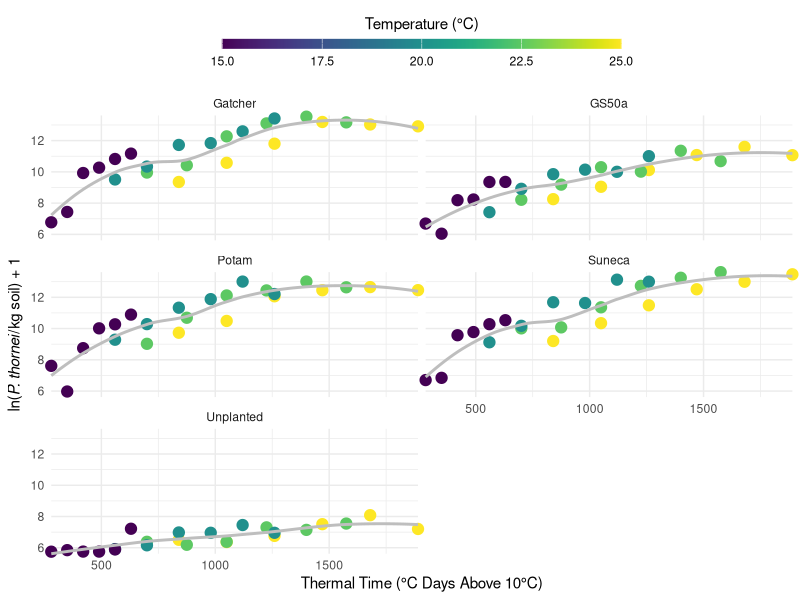
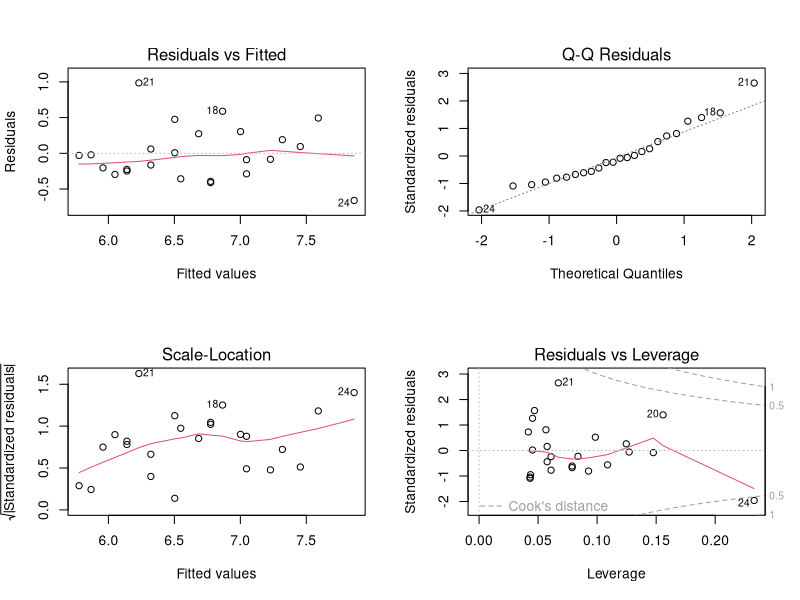
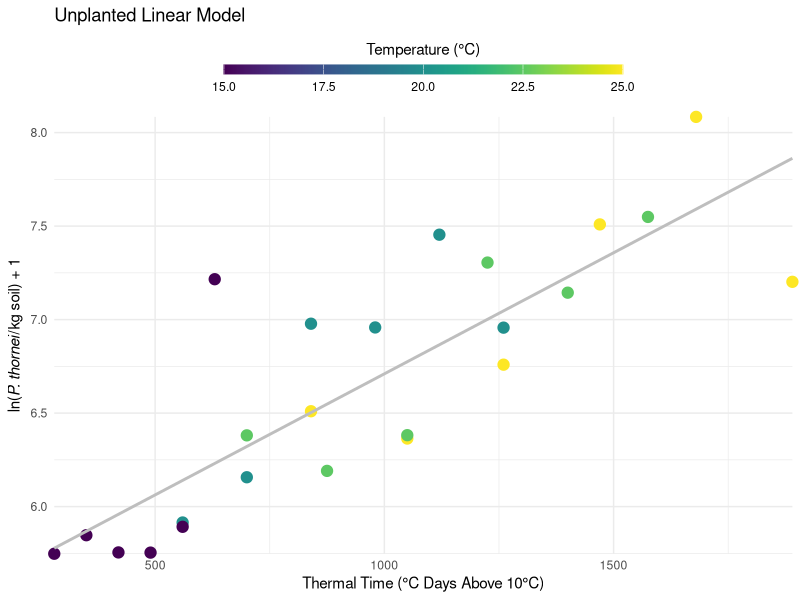
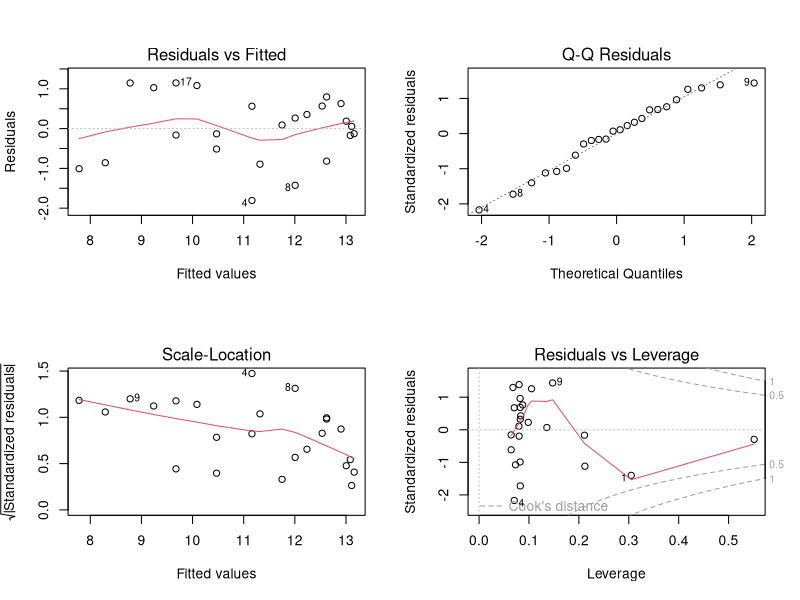
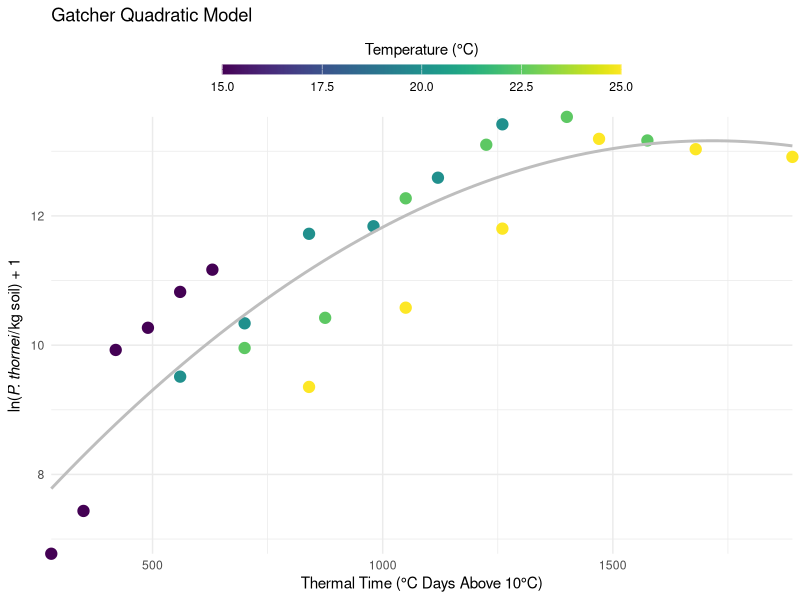
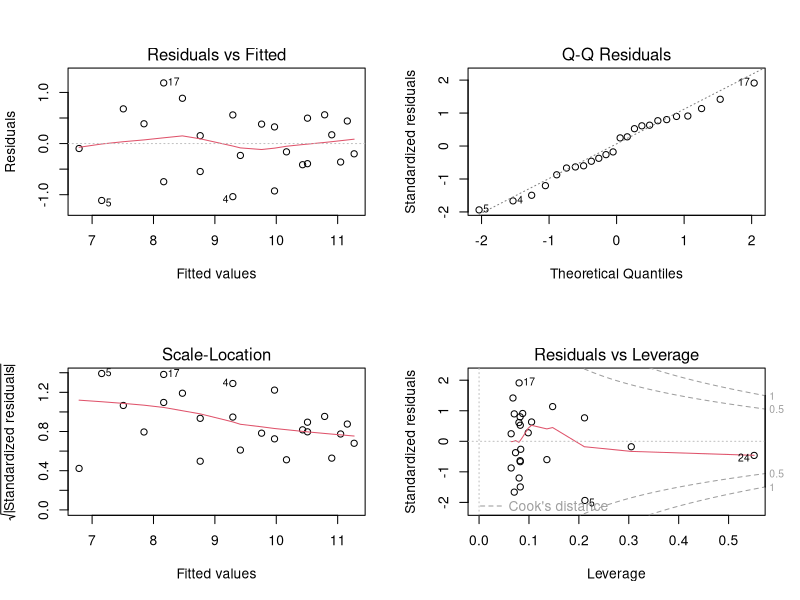
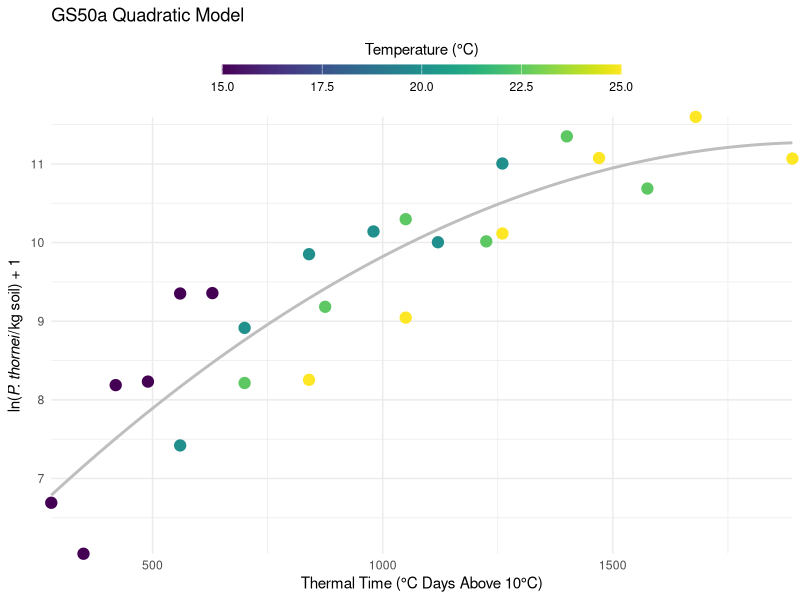
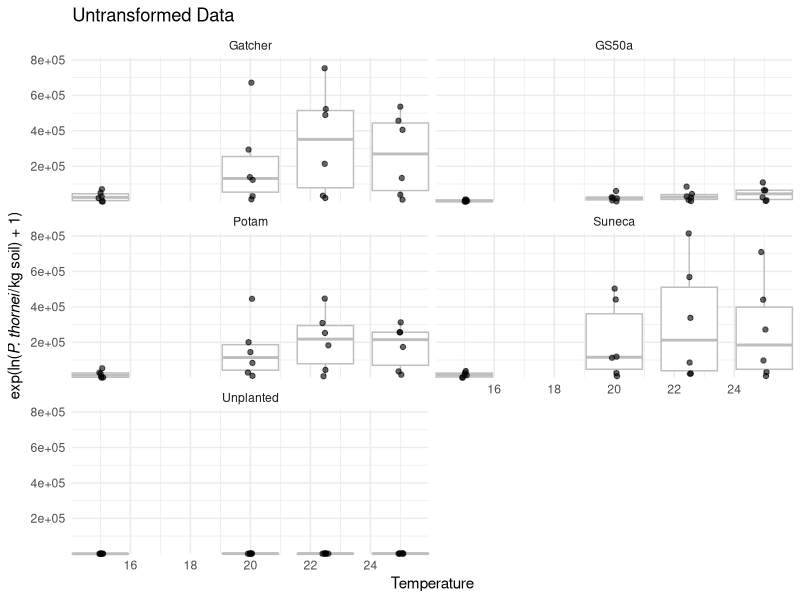

Source code (R) for these figures, in order: (Note: this script raises an error after producing the figures.)
## ---- chunk 1
knitr::opts_chunk$set(
  echo = TRUE,
  warning = FALSE,
  message = FALSE,
  results = "show",
  cache = FALSE,
  autodep = FALSE
)
## ---- chunk 2
if (!require("tidyverse")) {
  install.packages("tidyverse",
                   repos = c(CRAN = "https://cloud.r-project.org/"))
  library("tidyverse")
}

if (!require("viridis")) {
  install.packages("viridis",
                   repos = c(CRAN = "https://cloud.r-project.org/"))
  library("viridis")
}
## ---- chunk 3
nema <- read_csv("data/Nematode_Data.csv")

nema

nrow(nema)
## ---- chunk 4
if (!require("kableExtra")) {
  install.packages("kableExtra", 
                   repos = c(CRAN = "https://cloud.r-project.org/"))
  library("kableExtra")
}

fields <- data.frame(
  c("Weeks",
    "Days",
    "Temperature",
    "Degree_Days",
    "Unplanted",
    "Gatcher",
    "GS50a",
    "Potam",
    "Suneca"),
  c("Number of weeks after wheat sowing",
    "Number of days after wheat sowing",
    "Temperature (°C) treatment",
    "Average thermal time degree days above 10 °C for four soil depths
    (8, 15, 30 and 60 cm)",
    paste0("Log", footnote_marker_symbol(1), ", `log()`, nematode population in
    the control treatment with no wheat planted"),
    paste0("Log", footnote_marker_symbol(1), ", `log()`, nematode population in a
    susceptible wheat cultivar"),
    paste0("Log", footnote_marker_symbol(1), ", `log()`, nematode population in a
    moderately resistant wheat cultivar"),
    paste0("Log", footnote_marker_symbol(1), ", `log()`, nematode population in a
    susceptible wheat cultivar"),
    paste0("Log", footnote_marker_symbol(1), ", `log()`, nematode population in a
    susceptible wheat cultivar")))

names(fields) <- c("Field", "Data Description")

fields %>%
  knitr::kable("html", escape = F) %>%
  kable_styling(bootstrap_options = c("striped",
                                      "hover",
                                      "condensed",
                                      "responsive")) %>%
  footnote(symbol = "For an exploration into the reasons why the data were transformed using the natural log `log()`, see the [Exploring Why the Data Were Log Transformed] in the [Bonus Material] section")
## ---- chunk 5
nema_long <- nema %>%
  pivot_longer(cols = Unplanted:Suneca,
               names_to = "Variety",
               values_to = "Log_pop")

nema_long

nrow(nema_long)
## ---- chunk 6
ggplot(nema_long,
       aes(
         x = Degree_days,
         y = Log_pop,
         colour = Temperature,
         group = Variety
       )) +
  geom_point(size = 3.5) +
  geom_smooth(colour = "grey",
              se = FALSE,
              alpha = 0.5) +
  ylab(expression(paste("ln(",
                        italic("P. thornei"),
                        "/kg soil) + 1"),
                  sep = "")) +
  xlab("Thermal Time (°C Days Above 10°C)") +
  theme_minimal() +
  theme(legend.position = "top") +
  guides(color = guide_colorbar(
    title.position = "top",
    title.hjust = .5,
    barwidth = unit(20, "lines"),
    barheight = unit(0.5, "lines")
  )) +
  scale_colour_viridis("Temperature (°C)") +
  coord_cartesian(clip = "off",
                  expand = FALSE) +
  facet_wrap(~ Variety, ncol = 2)
## ---- chunk 7
linear_model <- function(df) {
  lm(Log_pop ~ Degree_days,
     data = df)
}
## ---- chunk 8
unplanted_model <- nema_long %>%
  filter(Variety == "Unplanted") %>%
  linear_model()
## ---- chunk 9
par(mfrow = c(2, 2))
plot(unplanted_model)
## ---- chunk 10
summary(unplanted_model)
## ---- chunk 11
nema_long %>%
  group_by(Variety) %>%
  filter(Variety == "Unplanted") %>%
  ggplot(aes(x = Degree_days,
             y = Log_pop,
             colour = Temperature)) +
  geom_point(size = 3.5) +
  geom_smooth(
    method = "lm",
    formula = y ~ x,
    size = 1,
    se = FALSE,
    colour = "grey",
    alpha = 0.5
  ) +
  ylab(expression(paste("ln(",
                        italic("P. thornei"),
                        "/kg soil) + 1"),
                  sep = "")) +
  xlab("Thermal Time (°C Days Above 10°C)") +
  theme_minimal() +
  theme(legend.position = "top") +
  guides(color = guide_colorbar(
    title.position = "top",
    title.hjust = .5,
    barwidth = unit(20, "lines"),
    barheight = unit(0.5, "lines")
  )) +
  scale_colour_viridis("Temperature (°C)") +
  coord_cartesian(clip = "off",
                  expand = FALSE) +
  ggtitle("Unplanted Linear Model")
## ---- chunk 12
quadratic_model <- function(df) {
  lm(Log_pop ~ Degree_days + I(Degree_days^2),
      data = df)
}
## ---- chunk 13
s_model <- nema_long %>%
  filter(Variety == "Gatcher") %>% 
  quadratic_model()

par(mfrow = c(2, 2))
plot(s_model)

summary(s_model)
## ---- chunk 14
nema_long %>%
  group_by(Variety) %>%
  filter(Variety == "Gatcher") %>%
  ggplot(aes(x = Degree_days,
             y = Log_pop,
             colour = Temperature,)) +
  geom_point(size = 3.5) +
  geom_smooth(
    method = "lm",
    formula = y ~ x + I(x ^ 2),
    size = 1,
    se = FALSE,
    colour = "grey",
    alpha = 0.5
  ) +
  ylab(expression(paste("ln(",
                        italic("P. thornei"),
                        "/kg soil) + 1"),
                  sep = "")) +
  xlab("Thermal Time (°C Days Above 10°C)") +
  theme_minimal() +
  theme(legend.position = "top") +
  guides(color = guide_colorbar(
    title.position = "top",
    title.hjust = .5,
    barwidth = unit(20, "lines"),
    barheight = unit(0.5, "lines")
  )) +
  scale_colour_viridis("Temperature (°C)") +
  coord_cartesian(clip = "off",
                  expand = FALSE) +
  ggtitle("Gatcher Quadratic Model")
## ---- chunk 15
mr_model <- nema_long %>%
  filter(Variety == "GS50a") %>%
  quadratic_model()

par(mfrow = c(2, 2))
plot(mr_model)

summary(mr_model)
## ---- chunk 16
nema_long %>%
  group_by(Variety) %>%
  filter(Variety == "GS50a") %>%
  ggplot(aes(x = Degree_days,
             y = Log_pop,
             colour = Temperature,)) +
  geom_point(size = 3.5) +
  geom_smooth(
    method = "lm",
    formula = y ~ x + I(x ^ 2),
    size = 1,
    se = FALSE,
    colour = "grey",
    alpha = 0.5
  ) +
  ylab(expression(paste("ln(",
                        italic("P. thornei"),
                        "/kg soil) + 1"),
                  sep = "")) +
  xlab("Thermal Time (°C Days Above 10°C)") +
  theme_minimal() +
  theme(legend.position = "top") +
  guides(color = guide_colorbar(
    title.position = "top",
    title.hjust = .5,
    barwidth = unit(20, "lines"),
    barheight = unit(0.5, "lines")
  )) +
  scale_colour_viridis("Temperature (°C)") +
  coord_cartesian(clip = "off",
                  expand = FALSE) +
  ggtitle("GS50a Quadratic Model")
## ---- chunk 17
ggplot(nema_long,
       aes(
         x = Temperature,
         y = exp(Log_pop) - 1,
         group = Temperature
       )) +
  geom_boxplot(colour = "grey",
               outlier.color = NA) +
  geom_jitter(width = 0.1,
              alpha = 0.6) +
  ylab(expression(paste(
    "exp(ln(",
    italic("P. thornei"),
    "/kg soil) + 1)"
  ),
  sep = "")) +
  facet_wrap(~ Variety,
             ncol = 2) +
  ggtitle("Untransformed Data") +
  coord_cartesian(clip = "off",
                  expand = FALSE) +
  theme_minimal()
## ---- chunk 18
ggplot(nema_long,
       aes(sample = exp(Log_pop) - 1)) +
  stat_qq() +
  facet_wrap(~ Variety,
             ncol = 2) +
  coord_cartesian(clip = "off",
                  expand = FALSE) +
  theme_minimal()
## ---- chunk 19
ggplot(nema_long,
       aes(x = Temperature,
           y = Log_pop,
           group = Temperature)) +
  geom_boxplot(colour = "grey",
               outlier.color = NA) +
  geom_jitter(width = 0.1,
              alpha = 0.6) +
  ylab(expression(paste(
    "exp(ln(",
    italic("P. thornei"),
    "/kg soil) + 1)"
  ),
  sep = "")) +
  facet_wrap( ~ Variety,
              ncol = 2) +
  ggtitle("Log Transformed Data") +
  coord_cartesian(clip = "off",
                  expand = FALSE) +
  theme_minimal()
## ---- chunk 20
ggplot(nema_long,
       aes(sample = Log_pop)) +
  stat_qq() +
  facet_wrap(~ Variety,
             ncol = 2) +
  coord_cartesian(clip = "off",
                  expand = FALSE) +
  theme_minimal()
## ---- chunk 21
unplanted_poly_model <- nema_long %>%
  filter(Variety == "Unplanted") %>% 
  quadratic_model()

par(mfrow = c(2, 2))
plot(unplanted_poly_model)

summary(unplanted_poly_model)
## ---- chunk 22
nema_long %>%
  group_by(Variety) %>%
  filter(Variety == "Unplanted") %>%
  ggplot(aes(x = Degree_days,
             y = Log_pop,
             colour = Temperature, )) +
  geom_point(size = 3.5) +
  geom_smooth(
    method = "lm",
    formula = y ~ x + I(x ^ 2),
    size = 1,
    se = FALSE,
    colour = "grey",
    alpha = 0.5
  ) +
  ylab(expression(paste("ln(",
                        italic("P. thornei"),
                        "/kg soil) + 1"),
                  sep = "")) +
  xlab("Thermal Time (°C Days Above 10°C)") +
  theme_minimal() +
  theme(legend.position = "top") +
  guides(color = guide_colorbar(
    title.position = "top",
    title.hjust = .5,
    barwidth = unit(20, "lines"),
    barheight = unit(0.5, "lines")
  )) +
  coord_cartesian(clip = "off",
                  expand = FALSE) +
  scale_colour_viridis("Temperature (°C)") +
  ggtitle("Unplanted Quadratic Model")
## ---- chunk 23
AIC(unplanted_model)
AIC(unplanted_poly_model)
## ---- chunk 24
sessioninfo::session_info()
